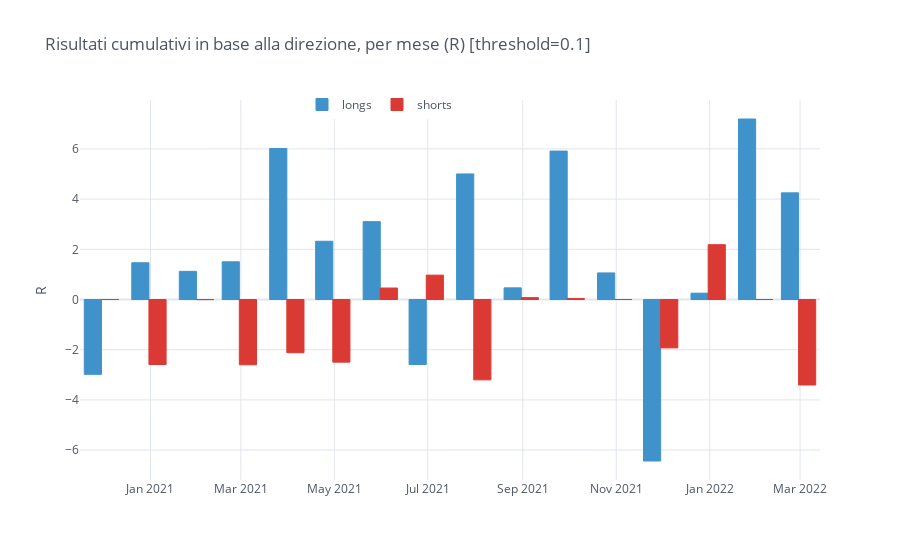

Write notebook code for a chart like this one.
### Code cell
df = df1.copy()
threshold = 0.1
longs = df[df.side == 'BUY']
shorts = df[df.side == 'SELL']

df['longs'] = longs.result
df['shorts'] = shorts.result

df.set_index('close').groupby(pd.Grouper(freq='M')).sum()[['longs', 'shorts']].iplot(
    kind='bar', barmode='group', colors=cf_colors, opacity=1, yTitle='R', legend='top',
    title=f'Risultati cumulativi in base alla direzione, per mese (R) [threshold={threshold}]')

### Figure 1 — Plotly figure (JSON) as saved in the notebook; plotly's stock layout.template omitted (floating-point values rounded to 4 significant figures)
{"data": [{"marker": {"color": "rgba(63, 147, 202, 1)", "line": {"color": "rgba(63, 147, 202, 1.0)", "width": 1}}, "name": "longs", "orientation": "v", "text": "", "type": "bar", "x": ["2020-11-30 00:00:00+00:00", "2020-12-31 00:00:00+00:00", "2021-01-31 00:00:00+00:00", "2021-02-28 00:00:00+00:00", "2021-03-31 00:00:00+00:00", "2021-04-30 00:00:00+00:00", "2021-05-31 00:00:00+00:00", "2021-06-30 00:00:00+00:00", "2021-07-31 00:00:00+00:00", "2021-08-31 00:00:00+00:00", "2021-09-30 00:00:00+00:00", "2021-10-31 00:00:00+00:00", "2021-11-30 00:00:00+00:00", "2021-12-31 00:00:00+00:00", "2022-01-31 00:00:00+00:00", "2022-02-28 00:00:00+00:00"], "y": [-2.982, 1.464, 1.122, 1.502, 6.017, 2.321, 3.102, -2.59, 5.002, 0.464, 5.913, 1.058, -6.435, 0.2521, 7.191, 4.249]}, {"marker": {"color": "rgba(219, 58, 52, 1)", "line": {"color": "rgba(219, 58, 52, 1.0)", "width": 1}}, "name": "shorts", "orientation": "v", "text": "", "type": "bar", "x": ["2020-11-30 00:00:00+00:00", "2020-12-31 00:00:00+00:00", "2021-01-31 00:00:00+00:00", "2021-02-28 00:00:00+00:00", "2021-03-31 00:00:00+00:00", "2021-04-30 00:00:00+00:00", "2021-05-31 00:00:00+00:00", "2021-06-30 00:00:00+00:00", "2021-07-31 00:00:00+00:00", "2021-08-31 00:00:00+00:00", "2021-09-30 00:00:00+00:00", "2021-10-31 00:00:00+00:00", "2021-11-30 00:00:00+00:00", "2021-12-31 00:00:00+00:00", "2022-01-31 00:00:00+00:00", "2022-02-28 00:00:00+00:00"], "y": [0.0, -2.591, -0.006539, -2.601, -2.121, -2.495, 0.4568, 0.9699, -3.202, 0.07462, 0.04337, 0.0, -1.928, 2.183, 0.0, -3.407]}], "layout": {"barmode": "group", "legend": {"bgcolor": "#FFFFFF", "font": {"color": "#4D5663"}, "orientation": "h", "x": 0.3, "y": 0.95, "yanchor": "bottom"}, "paper_bgcolor": "#FFFFFF", "plot_bgcolor": "#FFFFFF", "showlegend": true, "title": {"font": {"color": "#4D5663"}, "text": "Risultati cumulativi in base alla direzione, per mese (R) [threshold=0.1]"}, "xaxis": {"gridcolor": "#E1E5ED", "showgrid": true, "tickfont": {"color": "#4D5663"}, "title": {"font": {"color": "#4D5663"}, "text": ""}, "zerolinecolor": "#E1E5ED"}, "yaxis": {"gridcolor": "#E1E5ED", "showgrid": true, "tickfont": {"color": "#4D5663"}, "title": {"font": {"color": "#4D5663"}, "text": "R"}, "zerolinecolor": "#E1E5ED"}}}
